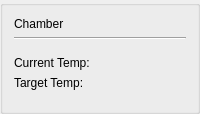
                  <widget class="QGroupBox" name="chamberWidget">
                   <property name="sizePolicy">
                    <sizepolicy hsizetype="Minimum" vsizetype="Preferred">
                     <horstretch>0</horstretch>
                     <verstretch>0</verstretch>
                    </sizepolicy>
                   </property>
                   <property name="maximumSize">
                    <size>
                     <width>360</width>
                     <height>16777215</height>
                    </size>
                   </property>
                   <property name="title">
                    <string/>
                   </property>
                   <layout class="QVBoxLayout" name="verticalLayout_9">
                    <item>
                     <widget class="QLabel" name="label_15">
                      <property name="text">
                       <string>Chamber</string>
                      </property>
                     </widget>
                    </item>
                    <item>
                     <widget class="Line" name="line_11">
                      <property name="orientation">
                       <enum>Qt::Horizontal</enum>
                      </property>
                     </widget>
                    </item>
                    <item>
                     <layout class="QHBoxLayout" name="horizontalLayout_15">
                      <item>
                       <layout class="QVBoxLayout" name="verticalLayout_16">
                        <item>
                         <spacer name="verticalSpacer_6">
                          <property name="orientation">
                           <enum>Qt::Vertical</enum>
                          </property>
                          <property name="sizeType">
                           <enum>QSizePolicy::Minimum</enum>
                          </property>
                          <property name="sizeHint" stdset="0">
                           <size>
                            <width>20</width>
                            <height>10</height>
                           </size>
                          </property>
                         </spacer>
                        </item>
                        <item>
                         <widget class="QLabel" name="dashboardChamberTempLabel">
                          <property name="text">
                           <string>Current Temp:</string>
                          </property>
                         </widget>
                        </item>
                        <item>
                         <widget class="QLabel" name="dashboardChamberTargetTempLabel">
                          <property name="text">
                           <string>Target Temp:</string>
                          </property>
                         </widget>
                        </item>
                        <item>
                         <spacer name="verticalSpacer_7">
                          <property name="orientation">
                           <enum>Qt::Vertical</enum>
                          </property>
                          <property name="sizeType">
                           <enum>QSizePolicy::Minimum</enum>
                          </property>
                          <property name="sizeHint" stdset="0">
                           <size>
                            <width>20</width>
                            <height>10</height>
                           </size>
                          </property>
                         </spacer>
                        </item>
                       </layout>
                      </item>
                      <item>
                       <layout class="QVBoxLayout" name="chamberLayout"/>
                      </item>
                     </layout>
                    </item>
                   </layout>
                  </widget>
